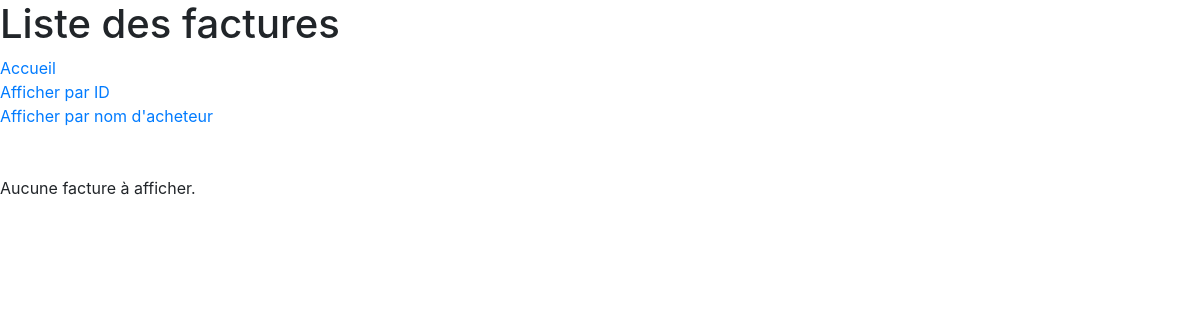
Page /magasin/facture/list/ on the earlier database version.
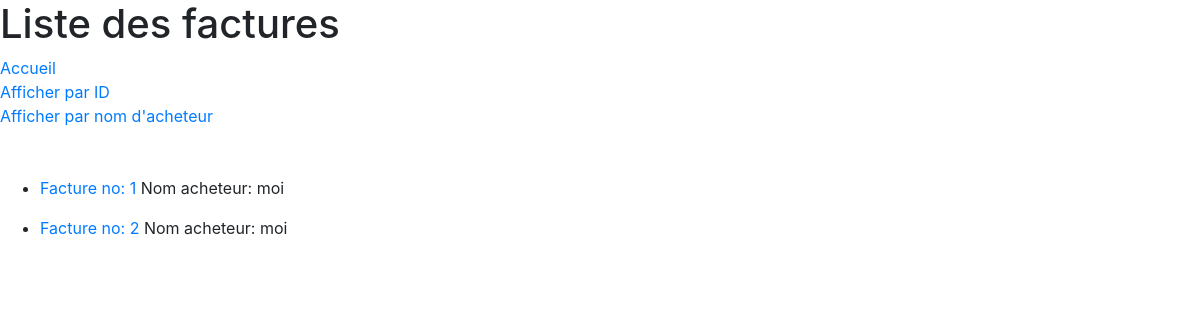
Same page on the later database version.
### magasin/models.py (models this page shows)
class Facture(models.Model):
    voitureVendue = models.ForeignKey(
        'Voiture',
        on_delete=models.DO_NOTHING,
    )
    montant = models.FloatField()
    nom_acheteur = models.CharField(max_length=50)
    def get_absolute_url(self):
        return reverse('magasin:facture-detail', kwargs={'pk': self.pk})

### magasin/views.py (the view)
# urls.py: path('facture/list/', FactureList.as_view(), name='facture-list'),
class FactureList(ListView):
    model = Facture
    context_object_name = 'facture_list'
    fields = '__all__'
    def get_ordering(self):
        ordering = self.request.GET.get('orderby', 'id')
        return ordering

### magasin/templates/magasin/facture_list.html
{% extends "magasin/base.html" %}
{% block content %}
<h1>Liste des factures</h1>
<a href="/">Accueil</a><br>
<a href="{% url 'magasin:facture-list' %}">Afficher par ID</a><br>
<a href="{% url 'magasin:facture-list' %}?orderby=nom_acheteur">Afficher par nom d'acheteur</a><br>
<br><br>
  {% if facture_list %}
  <ul>
    {% for facture in facture_list %}
      <li>
        <p><a href="{{ facture.get_absolute_url }}">
			Facture no: {{ facture.id }}</a> Nom acheteur: {{ facture.nom_acheteur }} </p>
      </li>
    {% endfor %}
  </ul>
  {% else %}
    <p>Aucune facture à afficher.</p>
  {% endif %}
{% endblock content %}

Differences in the rows shown:
added Facture: id "1", nom_acheteur "moi"
added Facture: id "2", nom_acheteur "moi"
Other differences:
text no longer shown: "Aucune facture à afficher."
